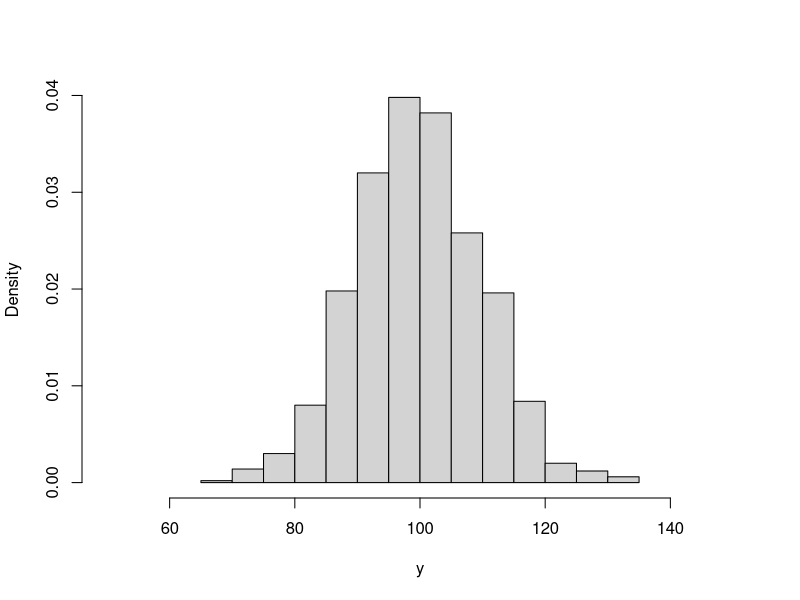
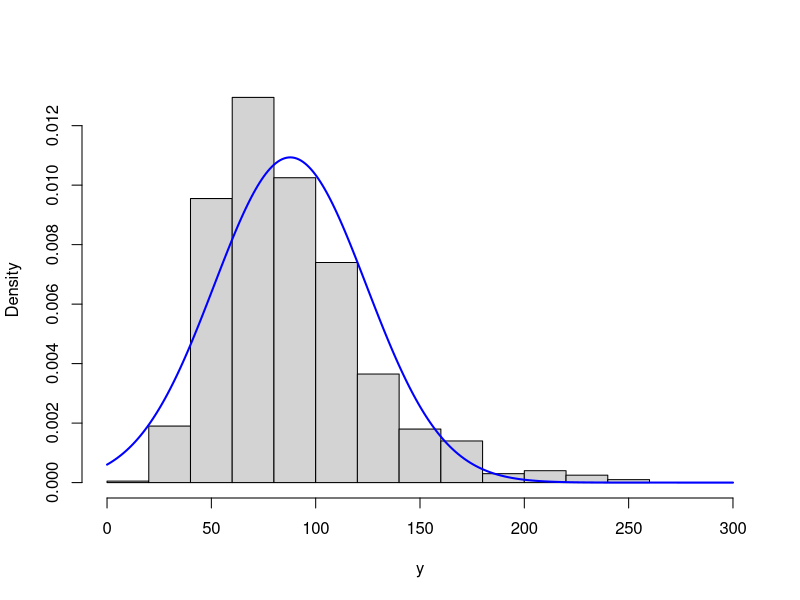
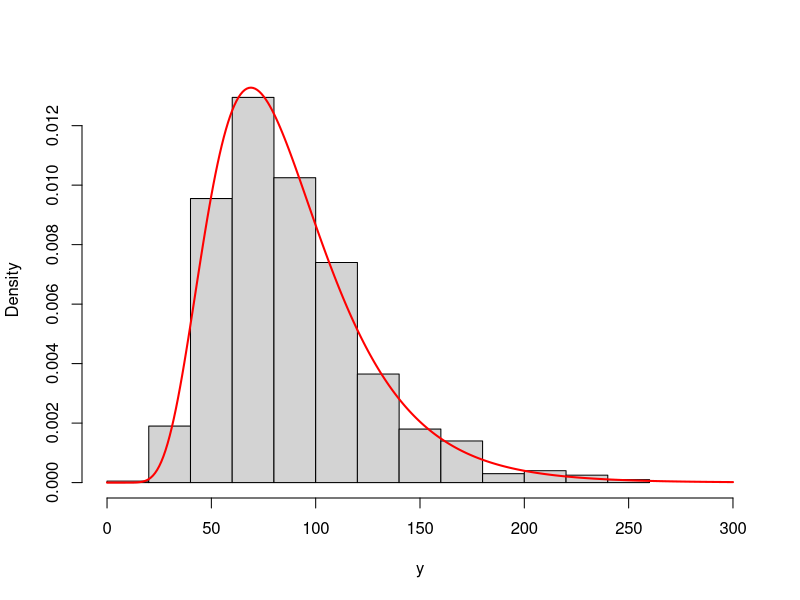
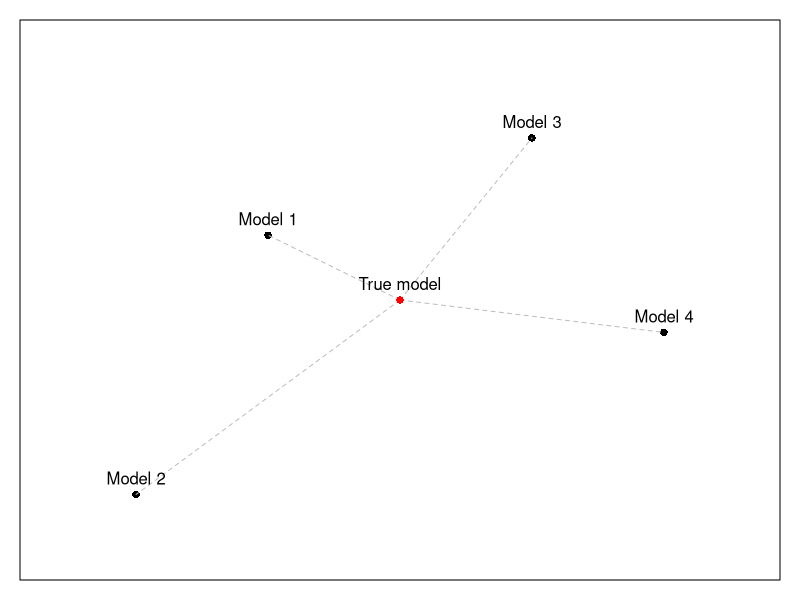

R code for these plots, in order:
## ---- chunk 1
y <- rnorm(1000, 100, 10)
hist(y, xlim=c(50,150), main="", probability=TRUE)
## ---- chunk 2
sum(dnorm(y,80,10,log=T))
## ---- chunk 3
# The maximum log-likelihood with the biased variance
logLik01 <- sum(dnorm(y,mean(y),sqrt(mean((y-mean(y))^2)),log=TRUE))
# The log-likelihood value with the unbiased variance
logLik02 <- sum(dnorm(y,mean(y),sd(y),log=TRUE))
# The difference between the two
logLik01 - logLik02
## ---- chunk 4
y <- rlnorm(1000, log(80), 0.4)
hist(y, main="", probability=T, xlim=c(0,300))
lines(c(0:300),dnorm(c(0:300),mean(y),sd(y)),col="blue",lwd=2)
## ---- chunk 5
hist(y, main="", probability=T, xlim=c(0,300))
lines(c(0:300),dlnorm(c(0:300),mean(log(y)),sd(log(y))),col="red",lwd=2)
## ---- chunk 6
par(mar=c(1,1,1,1))
plot(c(0,-3,-6,3,6),c(0,2,-6,5,-1),xlim=c(-8,8),ylim=c(-8,8),pch=16,axes=F,xlab="",ylab="")
lines(c(0,-3),c(0,2), col="grey", lty=2)
lines(c(0,-6),c(0,-6), col="grey", lty=2)
lines(c(0,3),c(0,5), col="grey", lty=2)
lines(c(0,6),c(0,-1), col="grey", lty=2)
points(0,0,col="red",pch=16)
text(c(0,-3,-6,3,6),c(0,2,-6,5,-1),c("True model","Model 1","Model 2","Model 3","Model 4"),pos=3)
box()
